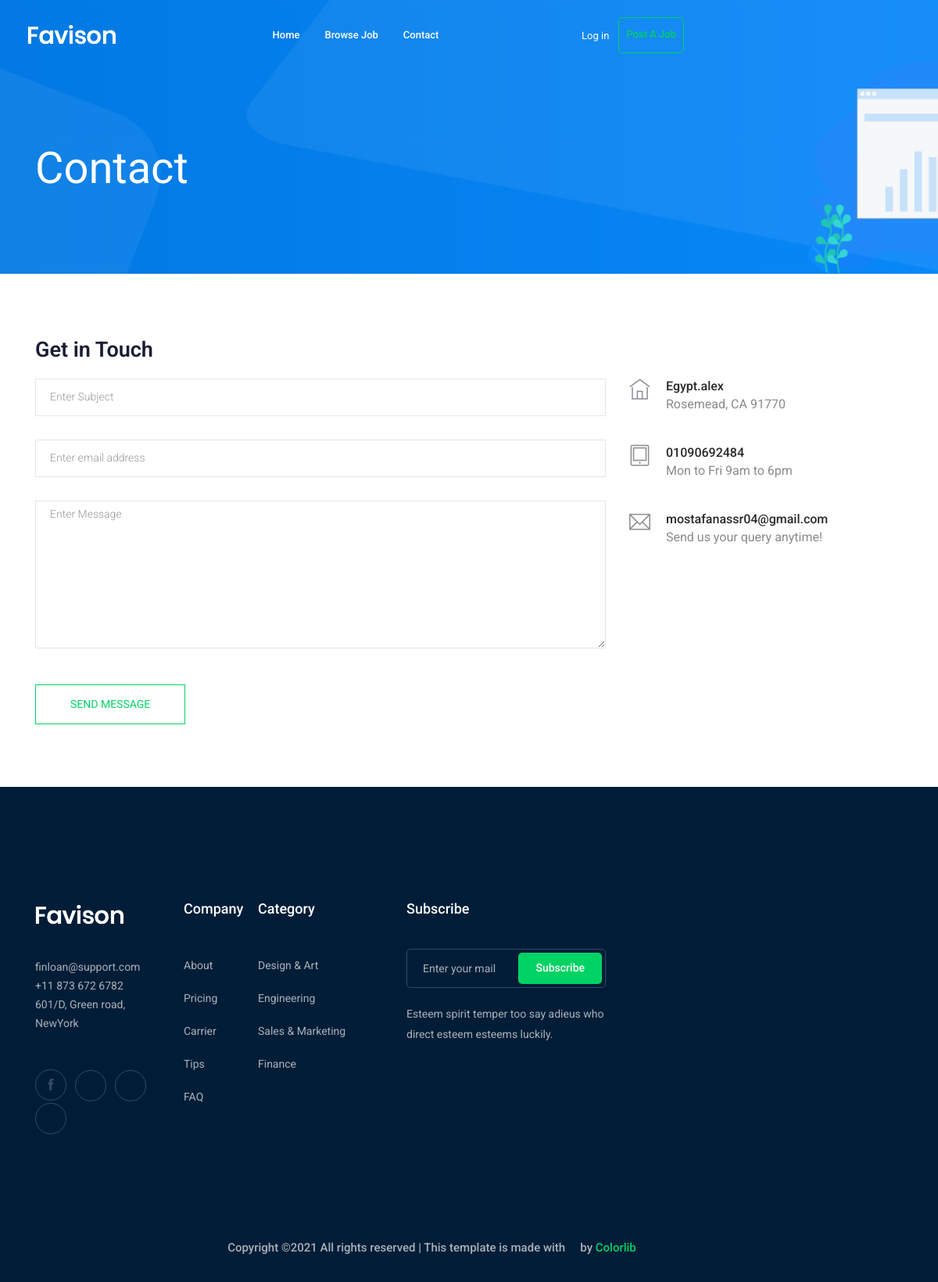
The page /contact-us/ on the database its author committed.
### contact/models.py (models this page shows, shortened)
class Info(models.Model):
    place=models.CharField(max_length=50)
    phone_number=models.CharField(max_length=20)
    email=models.EmailField(max_length=40)
    class Meta:
        verbose_name=("info")
        verbose_name_plural=("infos")

### contact/views.py (the view, shortened to what this page needs)
# urls.py: path('',views.send_message,name="contact"),
def send_message(request):
    myinfo =Info.objects.first()
    return render(request,'contact/contact.html',{"myinfo":myinfo})

### contact/templates/contact/contact.html (shortened to what this page needs)
{% extends  'base.html' %}
{% load bootstrap4 %}
{% block body%}
    <div class="bradcam_area bradcam_bg_1">
        <div class="container">
            <div class="row">
                <div class="col-xl-12">
                    <div class="bradcam_text">
                        <h3>contact</h3>
                    </div>
                </div>
            </div>
        </div>
    </div>
  <section class="contact-section section_padding">
    <div class="container">
      <div class="row">
        <div class="col-12">
          <h2 class="contact-title">Get in Touch</h2>
        </div>
        <div class="col-lg-8">
          <form class="form-contact contact_form"  method="post"  novalidate="novalidate">
            <div class="row">
                <div class="col-12">
                <div class="form-group">
                  <input class="form-control" name="subject" id="subject" type="text" onfocus="this.placeholder = ''" onblur="this.placeholder = 'Enter Subject'" placeholder = 'Enter Subject'>
                </div>
              </div>
              <div class="col-sm-12">
                <div class="form-group">
                  <input class="form-control" name="email" id="email" type="email" onfocus="this.placeholder = ''" onblur="this.placeholder = 'Enter email address'" placeholder = 'Enter email address'>
                </div>
              </div>
              <div class="col-12">
                <div class="form-group">
                    <textarea class="form-control w-100" name="message" id="message" cols="30" rows="9" onfocus="this.placeholder = ''" onblur="this.placeholder = 'Enter Message'" placeholder = 'Enter Message'></textarea>
                </div>
              </div>
            </div>
            <div class="form-group mt-3">
              <button type="submit" class="button button-contactForm btn_4 boxed-btn">Send Message</button>
            </div>
          </form>
        </div>
        <div class="col-lg-4">
          <div class="media contact-info">
            <span class="contact-info__icon"><i class="ti-home"></i></span>
            <div class="media-body">
              <h3>{{ myinfo.place }}</h3>
              <p>Rosemead, CA 91770</p>
            </div>
          </div>
          <div class="media contact-info">
            <span class="contact-info__icon"><i class="ti-tablet"></i></span>
            <div class="media-body">
              <h3>{{ myinfo.phone_number }}</h3>
              <p>Mon to Fri 9am to 6pm</p>
            </div>
          </div>
          <div class="media contact-info">
            <span class="contact-info__icon"><i class="ti-email"></i></span>
            <div class="media-body">
              <h3>{{ myinfo.email}}</h3>
              <p>Send us your query anytime!</p>
            </div>
          </div>
        </div>
      </div>
    </div>
  </section>
    {% endblock body %}

### rows shown on the page
Info: place "Egypt.alex", phone_number "01090692484", email "mostafanassr04@gmail.com"
